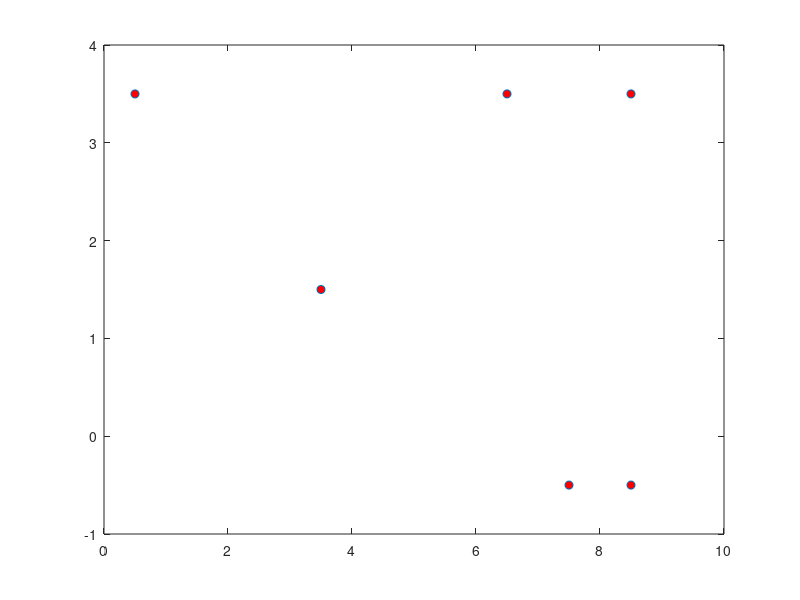

Recreate this plot in MATLAB. (Note: this script raises an error after producing the figure.)
%Print Path

PointList1=[1, 4, 1; 4, 2, 2; 8, 0, 2; 9, 0, 3; 7, 4, 4; 9, 4, 5; ];
PointList2=[0, 3, 2; 0, 4, 3; 3, 2, 3; 4, 2, 3; 8, 0, 4; 8, 4, 5; ];
PointList3=[1, 0, 1; 0, 2, 1; 2, 0, 2; 6, 3, 3; 7, 3, 5; 9, 4, 5; ];


%%  Display Positions
% Display the Point List
%disp(PointList);
% Make a graph
figure(100+randi(100));
plot(PointList1(:,1)-0.5, PointList1(:,2)-0.5, 'Marker','o','MarkerFaceColor','red', 'LineStyle', 'none')
axis([0.1 LegoMatSize(1) 0.1 LegoMatSize(2)]);
set(gca,'XTick',1:LegoMatSize(1));
set(gca,'YTick',1:LegoMatSize(2));
axis equal;
grid on;
for i=1:NumberOfLocations
    text(PointList1(i,1)-0.33, PointList1(i,2)-0.33, strcat('(',num2str(PointList1(i,3)), ')'));
end


figure(100+randi(100));
plot(PointList2(:,1)-0.5, PointList2(:,2)-0.5, 'Marker','o','MarkerFaceColor','red', 'LineStyle', 'none')
axis([0.1 LegoMatSize(1) 0.1 LegoMatSize(2)]);
set(gca,'XTick',1:LegoMatSize(1));
set(gca,'YTick',1:LegoMatSize(2));
axis equal;
grid on;
for j=1:NumberOfLocations
    text(PointList2(j,1)-0.33, PointList2(j,2)-0.33, strcat('(',num2str(PointList2(j,3)), ')'));
end


figure(100+randi(100));
plot(PointList3(:,1)-0.5, PointList3(:,2)-0.5, 'Marker','o','MarkerFaceColor','red', 'LineStyle', 'none')
axis([0.1 LegoMatSize(1) 0.1 LegoMatSize(2)]);
set(gca,'XTick',1:LegoMatSize(1));
set(gca,'YTick',1:LegoMatSize(2));
axis equal;
grid on;
for k=1:NumberOfLocations
    text(PointList3(k,1)-0.33, PointList3(k,2)-0.33, strcat('(',num2str(PointList3(k,3)), ')'));
end